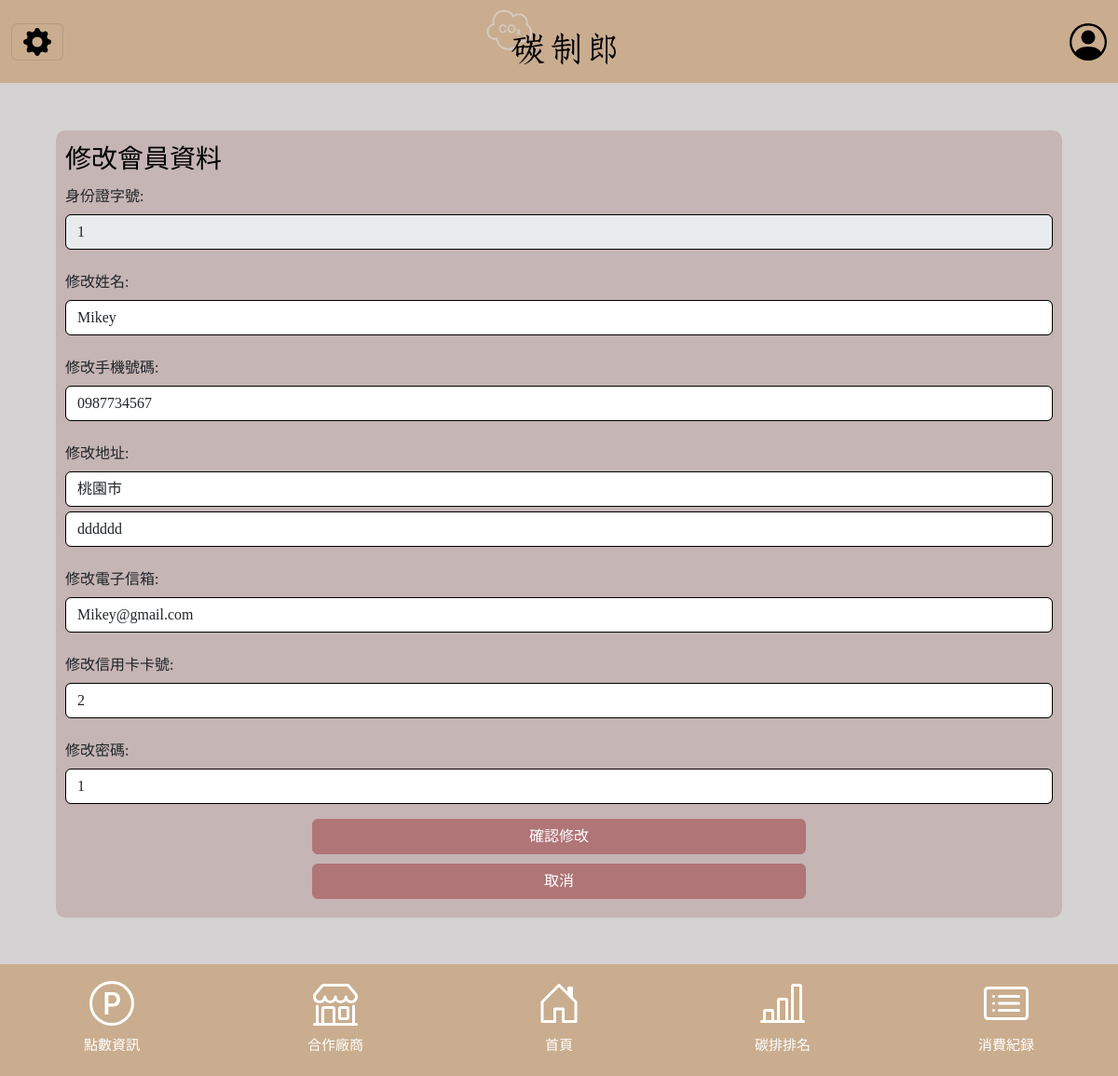
Page /alt_view/ (signed in) on the earlier database version.
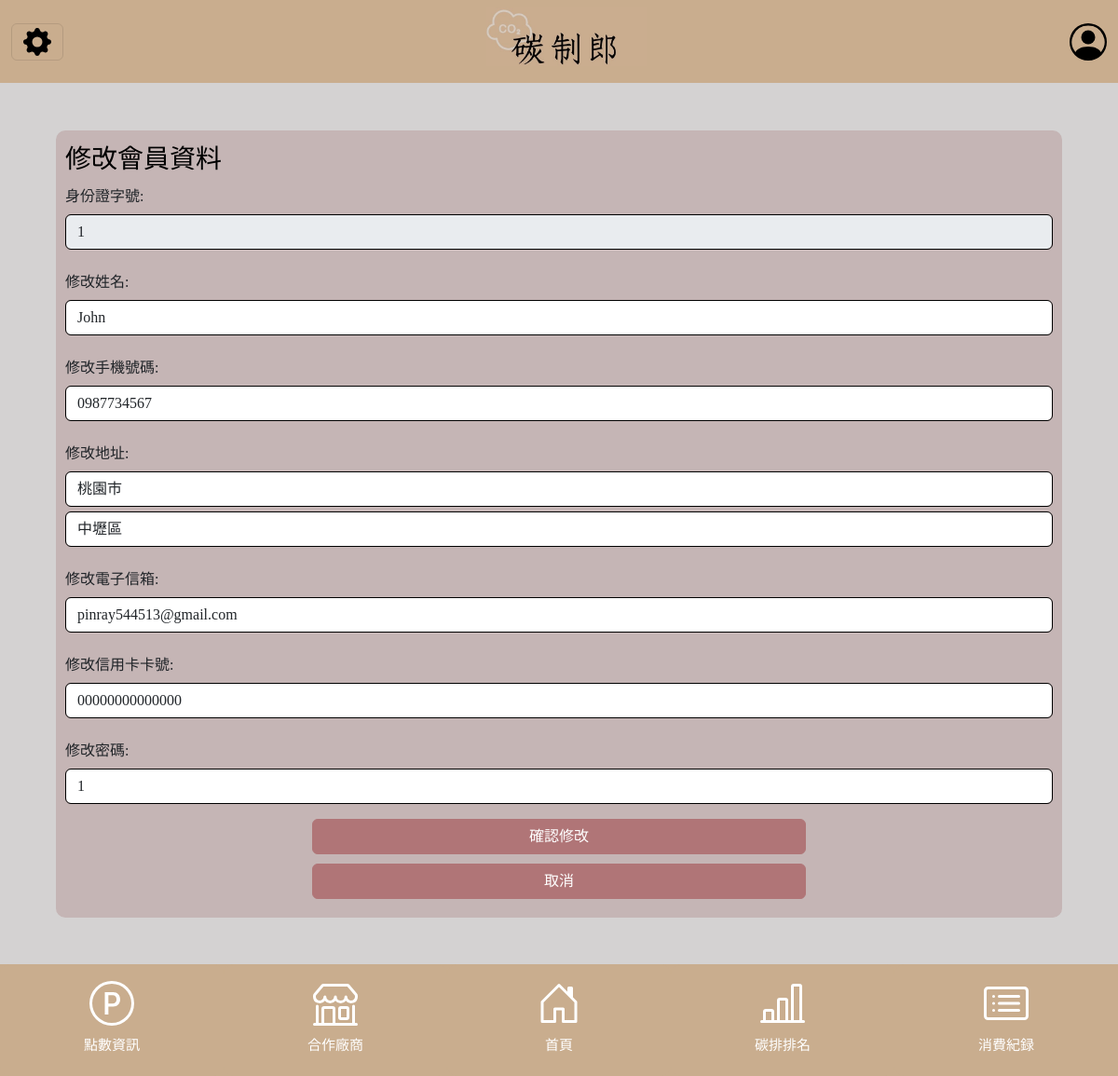
Same page on the later database version.
### myapp/models.py (models this page shows, shortened)
class member(models.Model):
    MemID = models.CharField('會員編號', max_length=1000, primary_key=True)
    MemName = models.CharField('會員姓名', max_length=20, null=False)
    MemPh = models.CharField('會員電話', max_length=50, null=False)
    MemPW = models.CharField('會員密碼', max_length=100, null=False)
    Memsanfan = models.CharField('會員身分證', max_length=100, null=False)
    MemCity = models.CharField('會員城市', max_length=100, null=False)
    MemAddr = models.CharField('會員地址', max_length=100, null=False)
    Memmail = models.CharField('會員電郵', max_length=100, null=False)
    Memxin = models.CharField('會員信用卡號', max_length=100, null=True)
    MCarbon = models.FloatField('碳排量', null=True)
    MemPoint = models.IntegerField('碳權點數', null=True)
    MemPic = models.CharField('頭貼', max_length=100, null=True)
    Memrank = models.IntegerField('徽章')
    MemRPic = models.CharField('徽章', max_length=100, null=True)

### myapp/views.py (the view)
# urls.py: path('alt_view/', views.alt_view),
def alt_view(request):
    san = request.session.get('session_id')
    print(san)
    user = member.objects.get(Memsanfan=san)
    Mem_sanfan = user.Memsanfan
    Mem_name = user.MemName
    Mem_phone = user.MemPh
    Mem_password = user.MemPW
    Mem_city = user.MemCity
    Mem_address = user.MemAddr
    Mem_mail = user.Memmail
    Mem_xin = user.Memxin
    Mem_point = user.MemPoint
    return render(request, 'alt_member.html', locals())

### templates/alt_member.html (shortened to what the changed rows need)
<!DOCTYPE html>
<html lang="en">
<head>
    {% load static %}
    <link href="https://cdn.jsdelivr.net/npm/bootstrap@5.2.3/dist/css/bootstrap.min.css" rel="stylesheet"
>
    <link rel="stylesheet" href="../static/css/index.css">
    <link rel="stylesheet" href="../static/css/basic.css">
</head>
<body>
    <div class="main_body">
        <div class="mid_body">
            <form action="/alt_member/" method = "POST">{% csrf_token %}
                <div class="mb-3">
                    <label for="alt_name" class="col-form-label">修改姓名:</label>
                    <input type="text" class="form-control" id="alt_name" value="{{Mem_name}}" name = 'name' required>
                </div>
                <div class="mb-3">
                    <label for="alt_ph" class="col-form-label">修改手機號碼:</label>
                    <input type="text" class="form-control" id="alt_ph" value="{{Mem_phone}}" name = 'phone' required>
                </div>
                <div class="mb-3">
                    <label for="alt_adr" class="col-form-label">修改地址:</label>
                    <input type="text" class="form-control" id="alt_adr" value="{{Mem_city}}" name = 'city' required>
                    <input type="text" class="form-control" id="alt_adr" value="{{Mem_address}}" name = 'address' required style="margin-top:5px;">
                </div>
                <div class="mb-3">
                    <label for="alt_mail" class="col-form-label">修改電子信箱:</label>
                    <input type="text" class="form-control" id="alt_mail" value="{{Mem_mail}}" name = 'mail' required >
                </div>
                <div class="mb-3">
                    <label for="alt_card" class="col-form-label">修改信用卡卡號:</label>
                    <input type="text" class="form-control" id="alt_card" value="{{Mem_xin}}" name = 'xin' required >
                </div>
            </form>
        </div>
    </div>
</body>
</html>

Differences in the rows shown:
changed member "桃園市": name "Mikey" → "John"; address "dddddd" → "中壢區"; mail "Mikey@gmail.com" → "pinray544513@gmail.com"; xin (not shown) → "00000000000000"
Other differences:
form field xin: "2" → (not shown)
